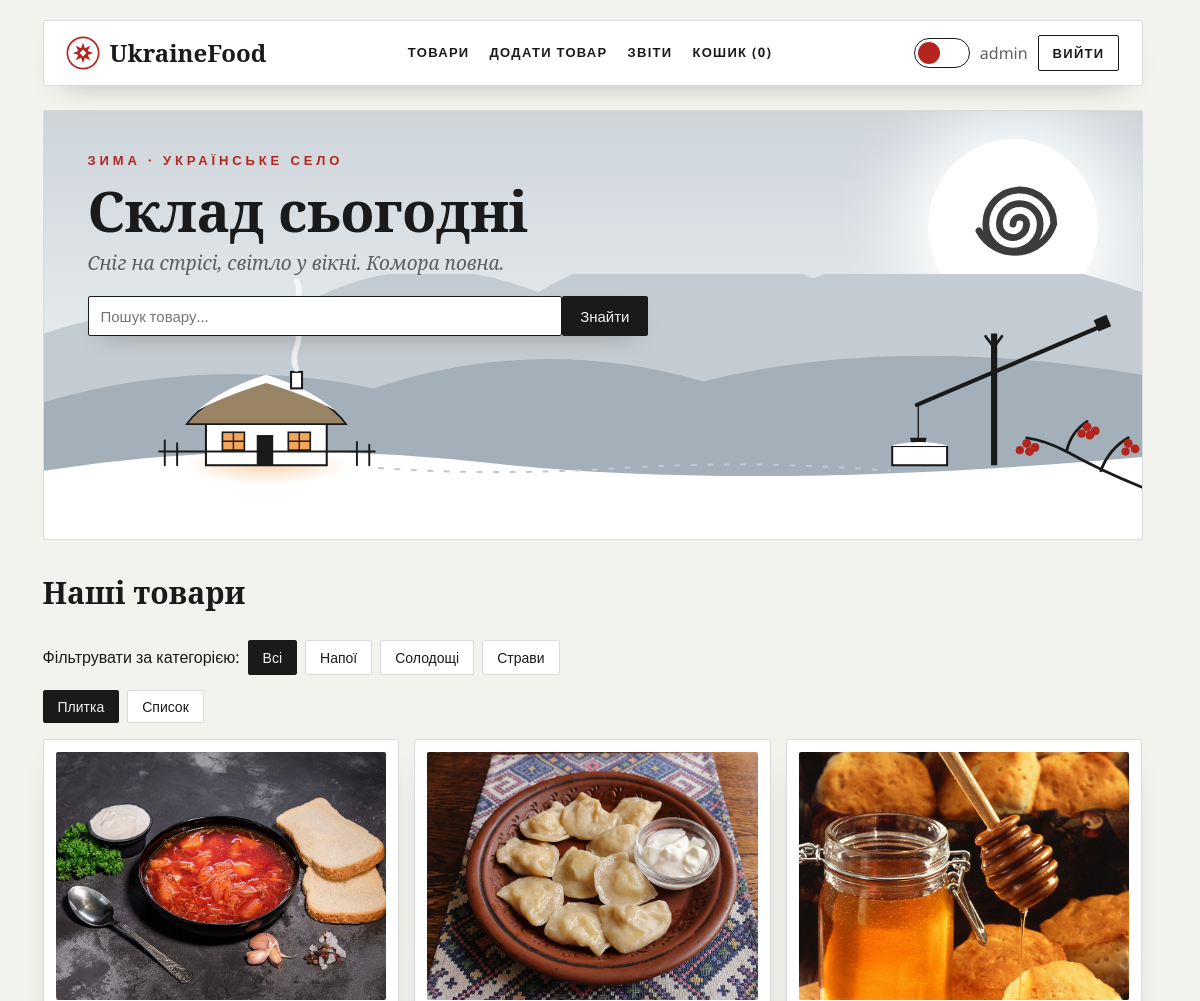
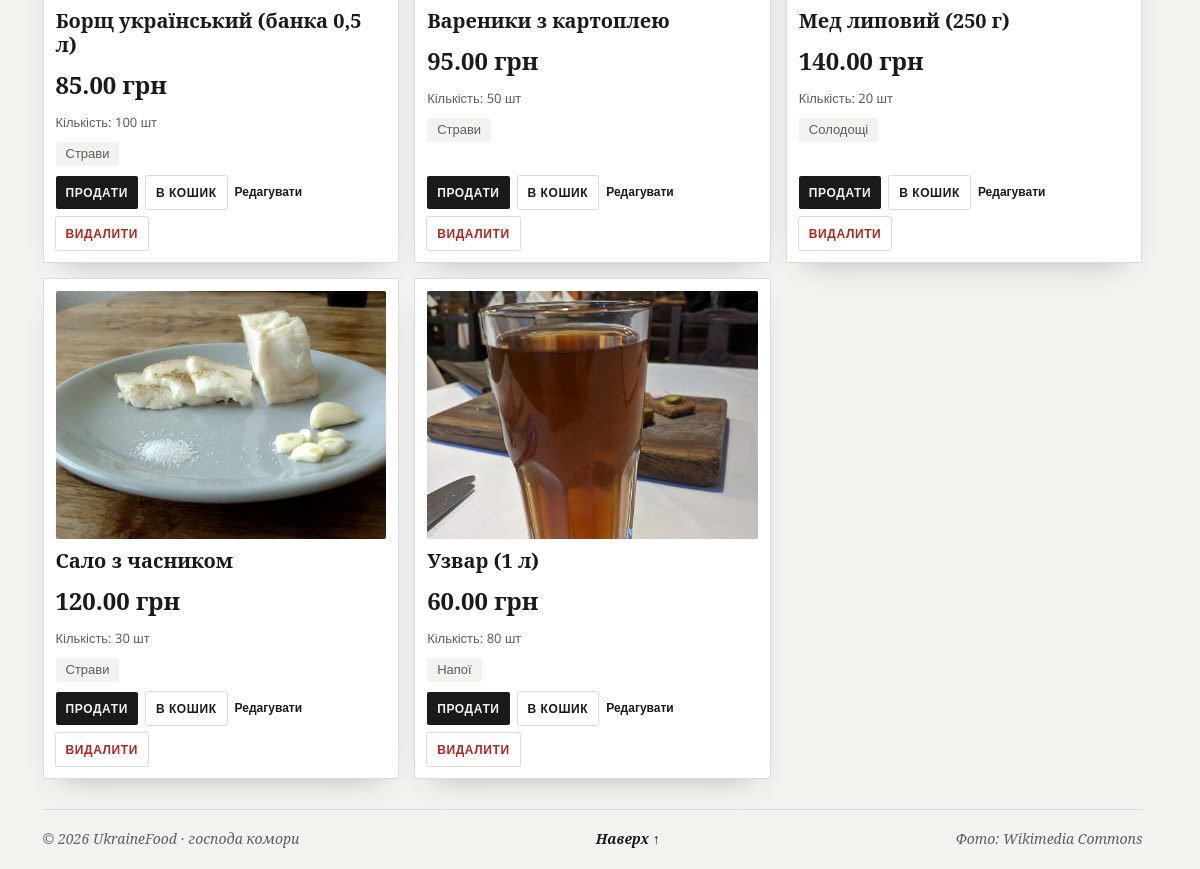
/index.php (signed in), run on an earlier commit of the app's database (2 pictures, top to bottom).
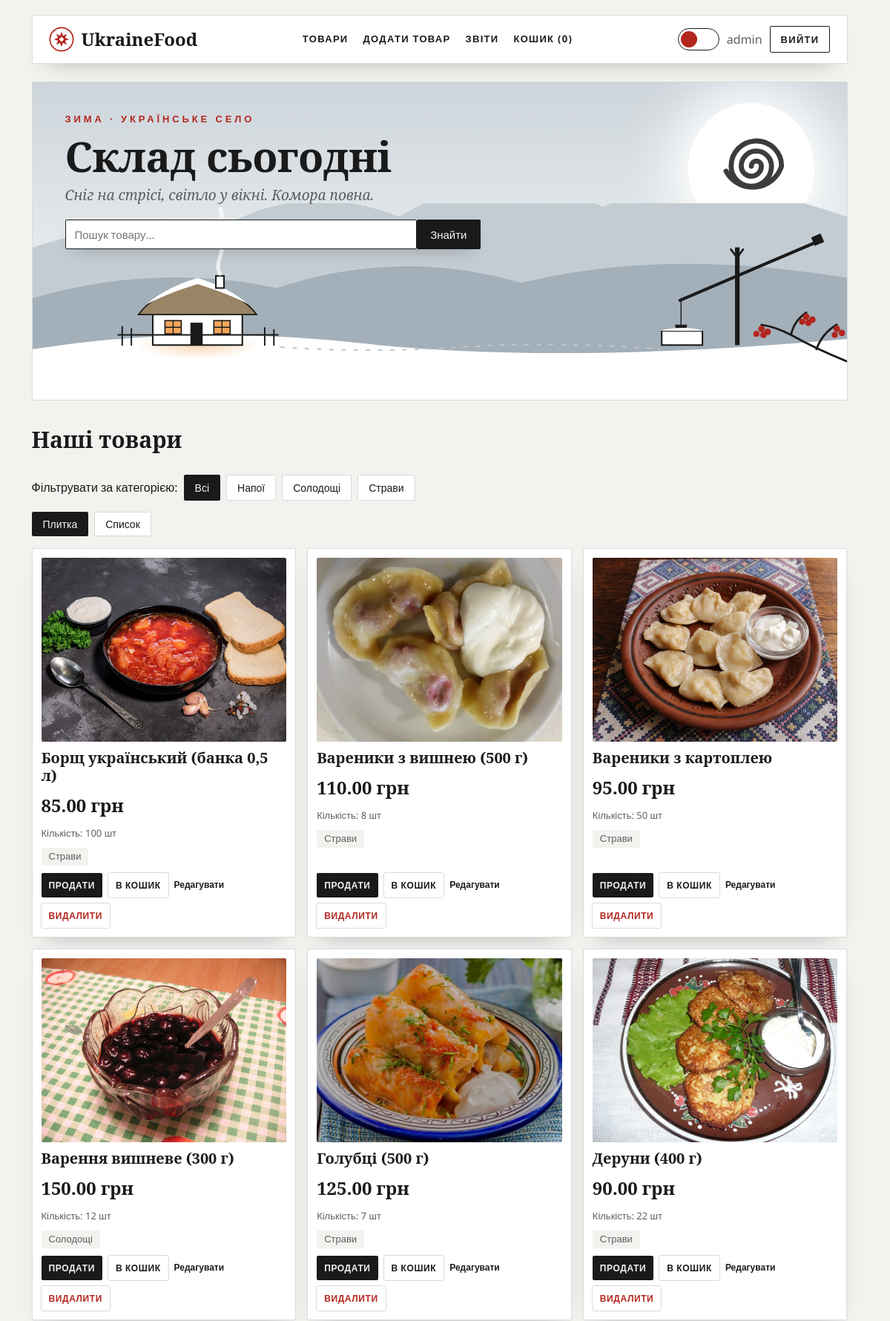
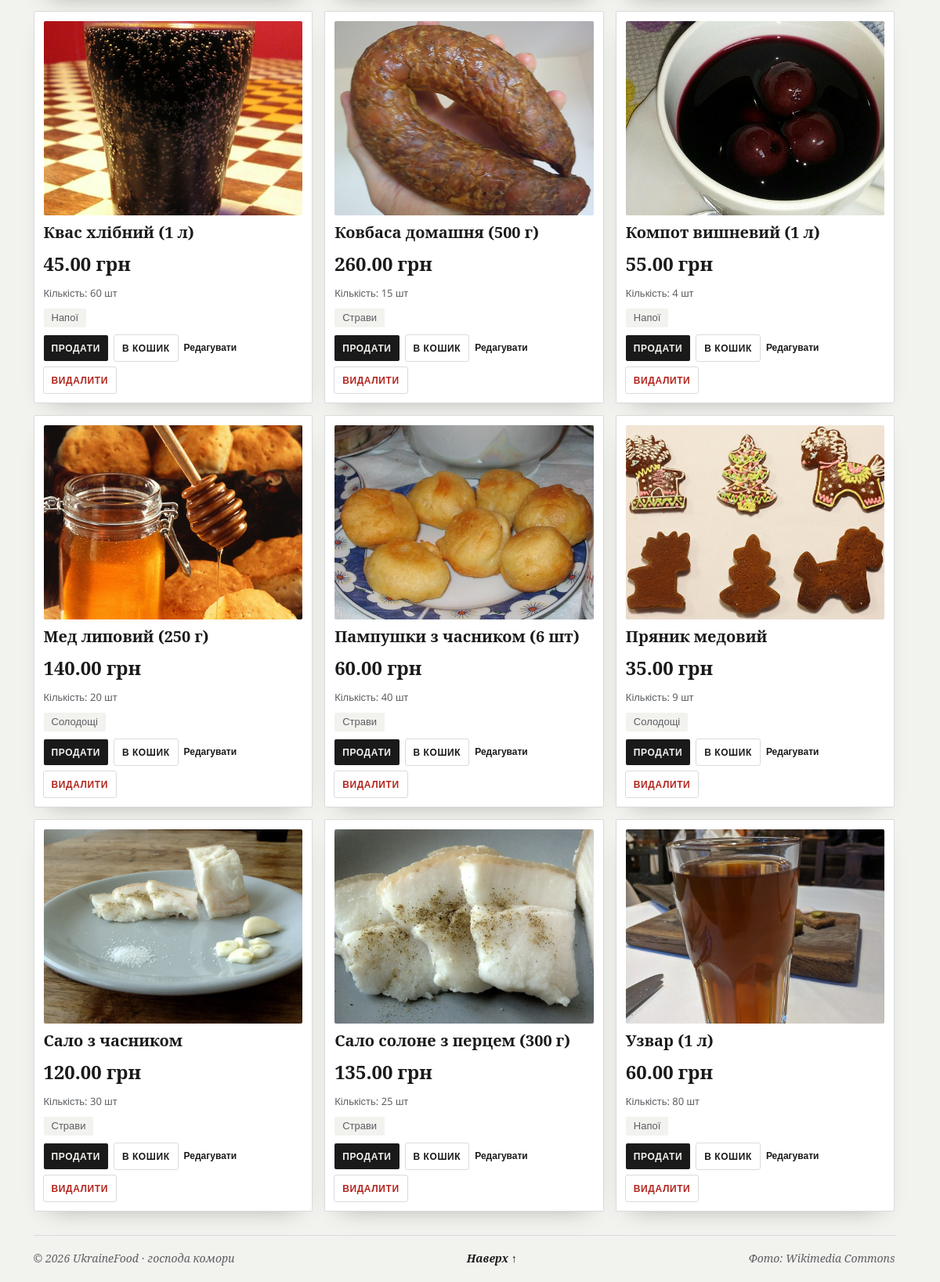
And on a later commit of the database (2 pictures, top to bottom).
### tables this page shows
CREATE TABLE
    category (
        id INT AUTO_INCREMENT PRIMARY KEY,
        name VARCHAR(255) NOT NULL
    );

CREATE TABLE
    products (
        id INT AUTO_INCREMENT PRIMARY KEY,
        name VARCHAR(255) NOT NULL,
        price DECIMAL(10, 2) NOT NULL,
        quantity INT NOT NULL DEFAULT 0,
        category_id INT NULL,
        image VARCHAR(255) NULL,
        CONSTRAINT fk_products_category FOREIGN KEY (category_id) REFERENCES category (id) ON DELETE SET NULL
    );

### index.php (the view, shortened to what this page needs)
<?php
require_once 'db.php';
$search = trim((string) ($_GET['search'] ?? ''));
$categoryId = filter_var($_GET['category'] ?? null, FILTER_VALIDATE_INT) ?: null;
$sql = "SELECT p.id, p.name, p.price, p.quantity, p.image, c.name AS category_name
        FROM products p
        LEFT JOIN category c ON p.category_id = c.id";
$params = [];
$sql .= " ORDER BY p.name";
$stmt = $pdo->prepare($sql);
$stmt->execute($params);
$products = $stmt->fetchAll();
$categories = $pdo->query("SELECT id, name FROM category ORDER BY name")->fetchAll();
require 'header.php';
?>
<section class="hero">
    <div class="hero-text">
        <span class="hero-kicker">Зима · українське село</span>
        <h1>Склад сьогодні</h1>
        <p class="hero-sub">Сніг на стрісі, світло у вікні. Комора повна.</p>
        <form method="get" action="index.php#products" class="search-form">
            <input type="text" name="search" placeholder="Пошук товару..." value="<?= htmlspecialchars($search) ?>">
            <button type="submit">Знайти</button>
        </form>
    </div>
    <div class="hero-sun" aria-hidden="true">
        <svg viewBox="0 0 100 100">
            <path d="M50 50 a4 4 0 0 1 8 0 a8 8 0 0 1 -16 0 a12 12 0 0 1 24 0 a16 16 0 0 1 -32 0 a20 20 0 0 1 40 0 a24 24 0 0 1 -44 4" fill="none" stroke="#1a1a1a" stroke-width="4" stroke-linecap="round" opacity="0.85" />
        </svg>
    </div>
</section>
<h2 id="products">Наші товари</h2>
<div class="category-filter">
    <span>Фільтрувати за категорією:</span>
    <a href="index.php#products" class="pill <?= $categoryId === null ? 'active' : '' ?>">Всі</a>
    <?php foreach ($categories as $cat): ?>
        <a href="index.php?category=<?= (int) $cat['id'] ?>#products" class="pill <?= $categoryId === (int) $cat['id'] ? 'active' : '' ?>"><?= htmlspecialchars($cat['name']) ?></a>
    <?php endforeach; ?>
</div>
<div class="view-toggle">
    <button type="button" data-view="grid">Плитка</button>
    <button type="button" data-view="list">Список</button>
</div>
<?php if (empty($products)): ?>
    <p>Товарів не знайдено.</p>
<?php else: ?>
    <ul id="product-list" data-view="grid">
        <?php foreach ($products as $product):
            $id = (int) $product['id'];
            $quantity = (int) $product['quantity'];
            $status = $quantity === 0 ? 'Немає в наявності' : "Кількість: {$quantity} шт";
        ?>
            <li>
                <div class="card">
                    <?php if ($product['image']): ?>
                        <img class="product-photo" src="<?= htmlspecialchars($product['image']) ?>" alt="<?= htmlspecialchars($product['name']) ?>">
                    <?php endif; ?>
                    <span class="product-name"><?= htmlspecialchars($product['name']) ?></span>
                    <span class="price"><?= number_format((float) $product['price'], 2, '.', ' ') ?> грн</span>
                    <span class="status <?= $quantity === 0 ? 'out' : '' ?>"><?= $status ?></span>
                    <span class="category"><?= htmlspecialchars($product['category_name'] ?? 'Без категорії') ?></span>
                    <div class="actions">
                        <form method="post" action="sell.php">
                            <input type="submit" class="btn-sell" value="Продати" <?= $quantity === 0 ? 'disabled' : '' ?>>
                        </form>
                        <form method="post" action="cart_add.php">
                            <input type="submit" class="btn-cart" value="В кошик" <?= $quantity === 0 ? 'disabled' : '' ?>>
                        </form>
                        <a href="edit.php?id=<?= $id ?>">Редагувати</a>
                        <form method="post" action="delete.php" onsubmit="return confirm('Видалити товар?')">
                            <input type="submit" value="Видалити">
                        </form>
                    </div>
                </div>
            </li>
        <?php endforeach; ?>
    </ul>
<?php endif; ?>
<?php require 'footer.php'; ?>

### header.php (shortened to what this page needs)
<!DOCTYPE html>
<html lang="uk">
<head>
    <link rel="stylesheet" href="styles.css">
</head>
<body>
    <header class="site-header" id="top">
        <a href="index.php" class="logo"><span>UkraineFood</span></a>
        <nav class="menu">
            <a href="index.php">Товари</a>
            <a href="add.php">Додати товар</a>
            <a href="report.php">Звіти</a>
            <a href="cart.php">Кошик (<?= (int) array_sum($_SESSION['cart'] ?? []) ?>)</a>
        </nav>
        <div class="user">
            <button type="button" id="theme-toggle" class="theme-switch" title="Змінити тему">
                <span class="knob"></span>
            </button>
            <span><?= htmlspecialchars($_SESSION['username'] ?? '', ENT_QUOTES, 'UTF-8') ?></span>
            <form method="post" action="logout.php">
                <button type="submit">Вийти</button>
            </form>
        </div>
    </header>
    <main>

### footer.php
</main>
<footer class="site-footer">
    <span>© 2026 UkraineFood · господа комори</span>
    <a href="#top">Наверх ↑</a>
    <span>Фото: Wikimedia Commons</span>
</footer>
</body>
</html>

What changed in the data, as far as the page shows it:
added products: image (picture), name "Вареники з вишнею (500 г)", price "110.00", quantity "Кількість: 8 шт", category.name "Страви", quantity "Продати", quantity "В кошик"
added products: image (picture), name "Варення вишневе (300 г)", price "150.00", quantity "Кількість: 12 шт", category.name "Солодощі", quantity "Продати", quantity "В кошик"
added products: image (picture), name "Голубці (500 г)", price "125.00", quantity "Кількість: 7 шт", category.name "Страви", quantity "Продати", quantity "В кошик"
added products: image (picture), name "Деруни (400 г)", price "90.00", quantity "Кількість: 22 шт", category.name "Страви", quantity "Продати", quantity "В кошик"
added products: image (picture), name "Квас хлібний (1 л)", price "45.00", quantity "Кількість: 60 шт", category.name "Напої", quantity "Продати", quantity "В кошик"
added products: image (picture), name "Ковбаса домашня (500 г)", price "260.00", quantity "Кількість: 15 шт", category.name "Страви", quantity "Продати", quantity "В кошик"
added products: image (picture), name "Компот вишневий (1 л)", price "55.00", quantity "Кількість: 4 шт", category.name "Напої", quantity "Продати", quantity "В кошик"
added products: image (picture), name "Пампушки з часником (6 шт)", price "60.00", quantity "Кількість: 40 шт", category.name "Страви", quantity "Продати", quantity "В кошик"
added products: image (picture), name "Пряник медовий", price "35.00", quantity "Кількість: 9 шт", category.name "Солодощі", quantity "Продати", quantity "В кошик"
added products: image (picture), name "Сало солоне з перцем (300 г)", price "135.00", quantity "Кількість: 25 шт", category.name "Страви", quantity "Продати", quantity "В кошик"
